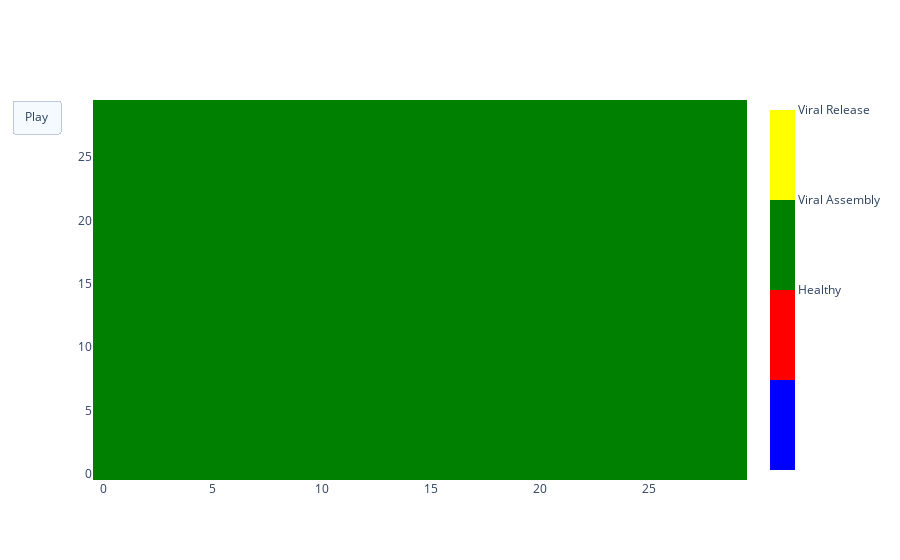

Write notebook code for a chart like this one.
### Code cell
fig = go.Figure(data=go.Heatmap(z=tissue_frames_numeric[0], colorscale=legend_colors, colorbar=dict(tickvals=numbers, ticktext=names, thickness=25)),
               frames=[go.Frame(data=go.Heatmap(z=tissue_frames_numeric[i])) for i in range(len(tissue_frames_numeric))])
fig.update_layout(
    updatemenus=[
        dict(type="buttons", visible=True,
        buttons=[dict(label="Play", method="animate", args=[None])]
            )])
fig.show()

### Figure 1 — Plotly figure (JSON) as saved in the notebook; plotly's stock layout.template omitted (floating-point values rounded to 4 significant figures; data arrays with more than 128 entries replaced by an {"elided": "..."} marker saying what was removed)
{"data": [{"colorbar": {"thickness": 25, "ticktext": ["Healthy", "Viral Assembly", "Viral Release", "Dead"], "tickvals": [0, 0.25, 0.5, 0.75]}, "colorscale": [[0, "blue"], [0.25, "blue"], [0.25, "red"], [0.5, "red"], [0.5, "green"], [0.75, "green"], [0.75, "yellow"], [1, "yellow"]], "type": "heatmap", "z": {"elided": "30x30 int values"}}], "layout": {"updatemenus": [{"buttons": [{"args": [null], "label": "Play", "method": "animate"}], "type": "buttons", "visible": true}]}}
